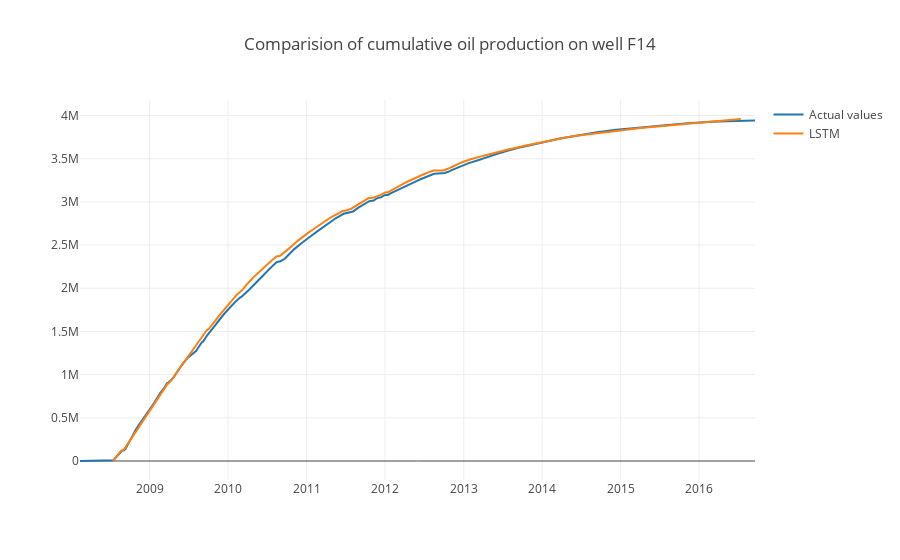

Notebook source saved alongside this figure:
### Code cell
trace = go.Scatter(x = df4.Date1,
                  y = cum1,
                  name = "Actual values")
trace1 = go.Scatter(x = df4.DATEPRD,
                   y = cum2,
                   name = "LSTM")
data = [trace, trace1]
layout = go.Layout(title = "Comparision of cumulative oil production on well F14")
fig = go.Figure(data = data, layout = layout)
py.iplot(fig)

### Figure 1 — Plotly figure (JSON) as saved in the notebook; plotly's stock layout.template omitted (floating-point values rounded to 4 significant figures; data arrays with more than 128 entries replaced by an {"elided": "..."} marker saying what was removed)
{"data": [{"name": "Actual values", "type": "scatter", "uid": "a3327668-caeb-41e9-9243-73a521790054", "x": {"elided": "3056 str values"}, "y": {"elided": "3056 float values"}}, {"name": "LSTM", "type": "scatter", "uid": "926f8325-3ce8-422b-8455-4ea85f65ed1b", "x": {"elided": "3056 str values"}, "y": {"elided": "3056 float values"}}], "layout": {"title": {"text": "Comparision of cumulative oil production on well F14"}}}
